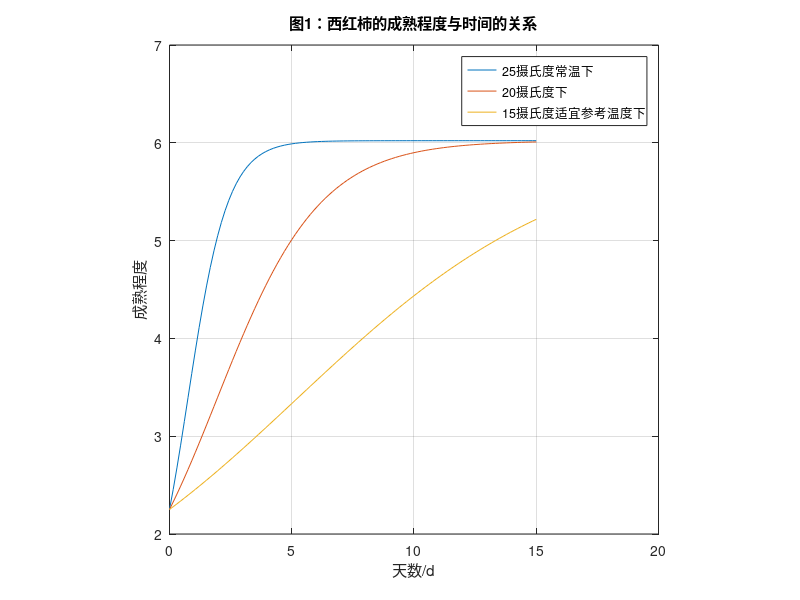

Reproduce this figure in MATLAB.
clc;clear    
Hmax=42.9;    %前置参数
Hmin=124;
kref=0.0021;
Ea=138443;
R=8.314;
Tref=288.15;
T=25+273.15;
H0=83.9;

day=15;

t=linspace(0,day,100);  %常温下色调关系函数
k=kref*exp((Ea/R)*(1/Tref-1/T));
H1 =Hmax+(Hmin-Hmax)./(1+(exp(k*t*(Hmin-Hmax))*(Hmin-H0)/(H0-Hmax)));

hold on
plot(t,H1);
xlabel('天数/d')
ylabel('色调')
legend()
title('图1：西红柿的色调与时间的关系')

T=20+273.15;       %20摄氏度下色调关系函数
k=kref*exp((Ea/R)*(1/Tref-1/T));
H2 =Hmax+(Hmin-Hmax)./(1+(exp(k*t*(Hmin-Hmax))*(Hmin-H0)/(H0-Hmax)));
plot(t,H2);

T=288.15;          %适宜参考温度下色调关系函数
k=kref*exp((Ea/R)*(1/Tref-1/T));
H3 =Hmax+(Hmin-Hmax)./(1+(exp(k*t*(Hmin-Hmax))*(Hmin-H0)/(H0-Hmax)));
plot(t,H3);


legend('25摄氏度常温下','20摄氏度下','15摄氏度适宜参考温度下')


axis square
grid on

hue=[115,83,72.85,61.8,48,41.3,37]
index=1:1:7
%%
a=16.86;b=-0.024;
M=[a*exp(b*H1);a*exp(b*H2);a*exp(b*H3)] %成熟度与色调的拟合指数拟合函数

hold 
plot(t,M);    %成熟度与时间的关系函数
xlabel('天数/d')
ylabel('成熟程度')
legend('25摄氏度常温下','20摄氏度下','15摄氏度适宜参考温度下')
title('图1：西红柿的成熟程度与时间的关系')

axis square
grid on




